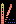

The image is a tile-based game level rendered from a .tmx file. Its description and complete source (layers, tilesets, objects, tile grids) follow:
An orthogonal 2x3 tile map with 8x8 px tiles, 1 tile layer (namtbl).

<map version="1.5" tiledversion="1.5.0" orientation="orthogonal" renderorder="right-down" width="2" height="3" tilewidth="8" tileheight="8" infinite="0" nextlayerid="2" nextobjectid="1">
 <tileset firstgid="1" name="charset" tilewidth="8" tileheight="8" tilecount="256" columns="16">
  <image source="charset@6000.namtbl.png" width="128" height="128" />
 </tileset>
 <layer id="1" name="namtbl" width="2" height="3">
  <data encoding="csv">
195,196,
199,200,
203,204
</data>
 </layer>
</map>
